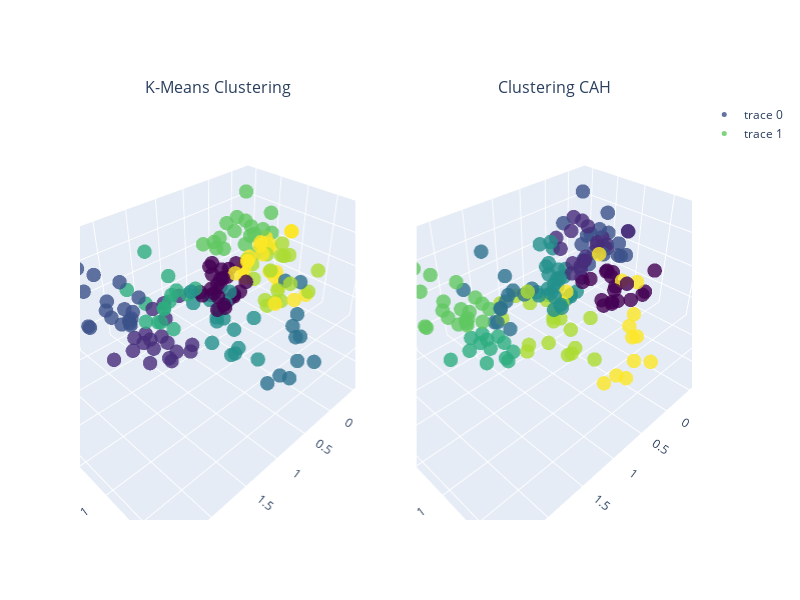

Write notebook code for a chart like this one.
### Code cell
from plotly.subplots import make_subplots
import plotly.graph_objects as go

# Créer une figure avec 2 subplots
fig = make_subplots(rows=1, cols=2, subplot_titles=('K-Means Clustering', 'Clustering CAH'), specs=[[{'type': 'scatter3d'}, {'type': 'scatter3d'}]])

# Ajouter le scatter plot pour le clustering K-Means au premier subplot
fig.add_trace(
    go.Scatter3d(x=df['F1'], y=df['F2'], z=df['F3'], mode='markers', marker=dict(color=df['cluster_kmeans'], size=5, colorscale='Viridis', opacity=0.8)),
    row=1, col=1
)

# Ajouter le scatter plot pour le clustering basé sur le dendrogramme au deuxième subplot
fig.add_trace(
    go.Scatter3d(x=df['F1'], y=df['F2'], z=df['F3'], mode='markers', marker=dict(color=df['cluster_dd'], size=5, colorscale='Viridis', opacity=0.8)),
    row=1, col=2
)

# Mettre à jour les layouts pour ajouter les labels d'axes
fig.update_layout(height=600, width=800)
fig.update_xaxes(title_text="Feature1", row=1, col=1)
fig.update_yaxes(title_text="Feature2", row=1, col=1)
fig.update_xaxes(title_text="Feature1", row=1, col=2)
fig.update_yaxes(title_text="Feature2", row=1, col=2)

fig.show()

### Figure 1 — Plotly figure (JSON) as saved in the notebook; plotly's stock layout.template omitted (floating-point values rounded to 4 significant figures; data arrays with more than 128 entries replaced by an {"elided": "..."} marker saying what was removed)
{"data": [{"marker": {"color": {"elided": "163 int values"}, "colorscale": [[0, "#440154"], [0.1111, "#482878"], [0.2222, "#3e4989"], [0.3333, "#31688e"], [0.4444, "#26828e"], [0.5556, "#1f9e89"], [0.6667, "#35b779"], [0.7778, "#6ece58"], [0.8889, "#b5de2b"], [1, "#fde725"]], "opacity": 0.8, "size": 5}, "mode": "markers", "scene": "scene", "type": "scatter3d", "x": {"elided": "163 float values"}, "y": {"elided": "163 float values"}, "z": {"elided": "163 float values"}}, {"marker": {"color": {"elided": "163 int values"}, "colorscale": [[0, "#440154"], [0.1111, "#482878"], [0.2222, "#3e4989"], [0.3333, "#31688e"], [0.4444, "#26828e"], [0.5556, "#1f9e89"], [0.6667, "#35b779"], [0.7778, "#6ece58"], [0.8889, "#b5de2b"], [1, "#fde725"]], "opacity": 0.8, "size": 5}, "mode": "markers", "scene": "scene2", "type": "scatter3d", "x": {"elided": "163 float values"}, "y": {"elided": "163 float values"}, "z": {"elided": "163 float values"}}], "layout": {"annotations": [{"font": {"size": 16}, "showarrow": false, "text": "K-Means Clustering", "x": 0.225, "xanchor": "center", "xref": "paper", "y": 1, "yanchor": "bottom", "yref": "paper"}, {"font": {"size": 16}, "showarrow": false, "text": "Clustering CAH", "x": 0.775, "xanchor": "center", "xref": "paper", "y": 1, "yanchor": "bottom", "yref": "paper"}], "height": 600, "scene": {"domain": {"x": [0, 0.45], "y": [0, 1]}}, "scene2": {"domain": {"x": [0.55, 1], "y": [0, 1]}}, "width": 800}}
